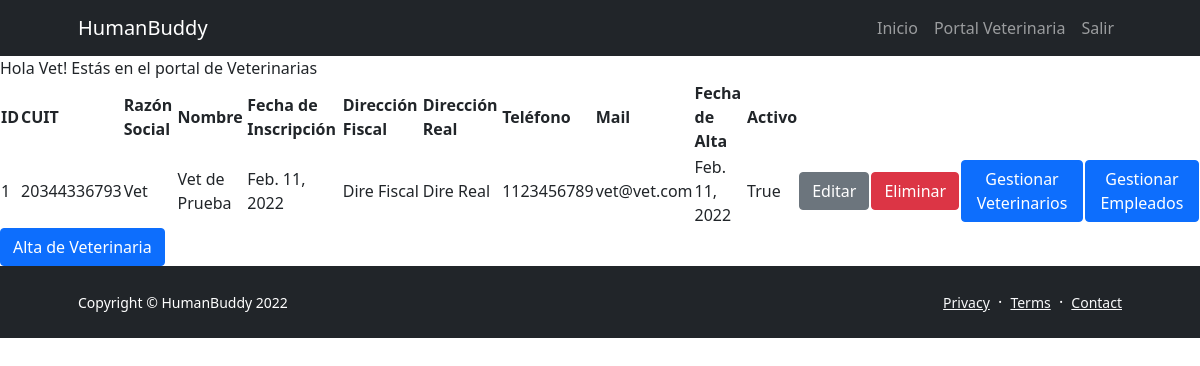
/vet/ (signed in), run on the app's committed database.
### MyVet/models.py (models this page shows)
class Vet(Company):
    user_id=models.IntegerField(null=True)

### MyVet/views.py (the view)
# urls.py: path('',views.manage,name="Gestionar Atenciones"),
def manage(request):
    user=request.user
    vets = Vet.objects.filter(user_id=user.id)
    v_context = {"vets":vets}
    return render(request, 'MyVet/manage.html',v_context)

### SiteAdmin/templatetags/site_commons.py (called while the page is built)
@register.filter(name='has_group')
def has_group(user, group_name):
    group =  Group.objects.get(name=group_name)
    return group in user.groups.all()

### templates/MyVet/manage.html (shortened to what this page needs)
{% extends 'base.html' %}
{% block content %}
{% if user.is_authenticated %}
  Hola {{ user.username }}!
  Estás en el portal de Veterinarias
  <table class="tg">
    <tr>
        <th>ID</th>
        <th>CUIT</th>
        <th>Razón Social</th>
        <th>Nombre</th>
        <th>Fecha de Inscripción</th>
        <th>Dirección Fiscal</th>
        <th>Dirección Real</th>
        <th>Teléfono</th>
        <th>Mail</th>
        <th>Fecha de Alta</th>
        <th>Activo</th>
    </tr>
    {% for v in vets %}
      <tr>
          <td>{{v.id}}</td>
          <td>{{v.fiscal_id}}</td>
          <td>{{v.fiscal_name}}</td>
          <td>{{v.name}}</td>
          <td>{{v.start_date}}</td>
          <td>{{v.fiscal_address}}</td>
          <td>{{v.real_address}}</td>
          <td>{{v.phone}}</td>
          <td>{{v.mail}}</td>
          <td>{{v.creation_date}}</td>
          <td>{{v.active}}</td>
          <td><button onclick="open_modal('{% url 'Editar Veterinaria' v.id %}')" class="btn btn-secondary">Editar</button></td>
          <td><button onclick= "location.href='{% url 'Eliminar Veterinaria' v.id %}'" class="btn btn-danger">Eliminar</button></td>
          <td><button onclick= "location.href='{% url 'Gestión de Veterinarios' v.id %}'" class="btn btn-primary">Gestionar Veterinarios</button></td>
          <td><button onclick= "location.href='{% url 'Gestión de Empleados' v.id %}'" class="btn btn-primary">Gestionar Empleados</button></td>
      </tr>
    {% endfor %}
  </table>
  <button onclick="open_modal('{% url 'Alta de Veterinaria' %}')" class="btn btn-primary">Alta de Veterinaria</button>
{% endif %}
{% endblock %}

### data on the page
Vet: id "1", fiscal_id "20344336793", fiscal_name "Vet", name "Vet de Prueba", start_date "Feb. 11, 2022", fiscal_address "Dire Fiscal", real_address "Dire Real", phone "1123456789", mail "vet@vet.com", creation_date "Feb. 11, 2022", active "True"

### other printed values
{{ user.username }} "Vet"
